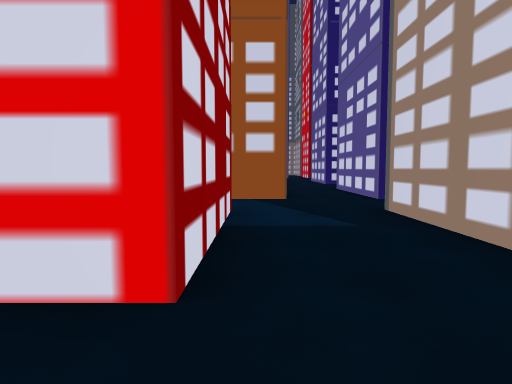
View 1 (above)

24 first-person views from a walk through a 3-D level made in the Unity game engine. The camera is 1.4 m above the floor, tilts 4° down and sees 75° across. The floor is counted in squares, 2 m on a side. Each view is taken from the middle of a square. On the plan, view 1 faces up. The plan holds only what a view shows up to about 10 squares ahead; the rest is blank. The place goes on beyond the plan. The player character is not drawn.

View 2
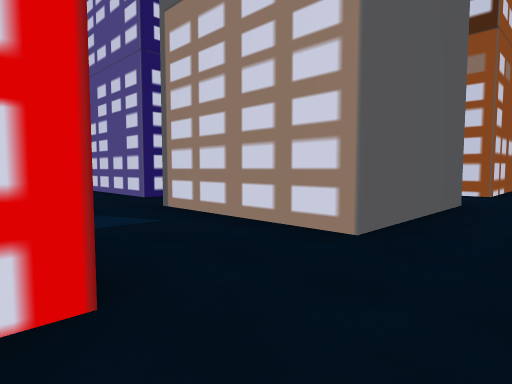

View 3
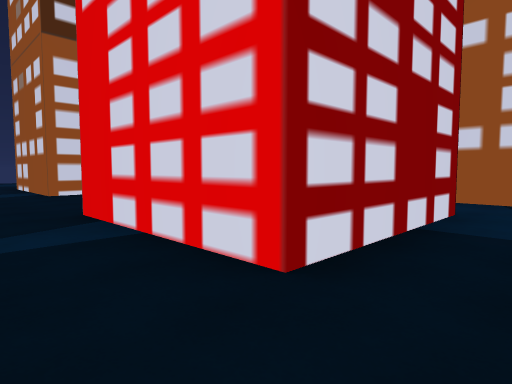

View 4
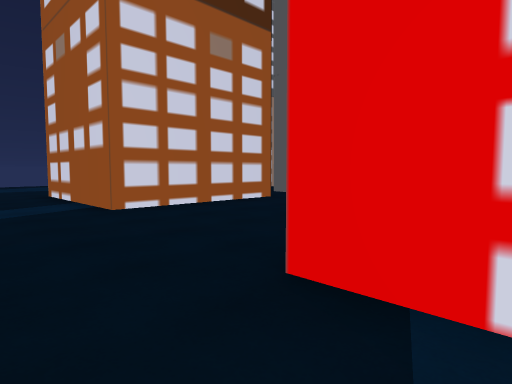

View 5
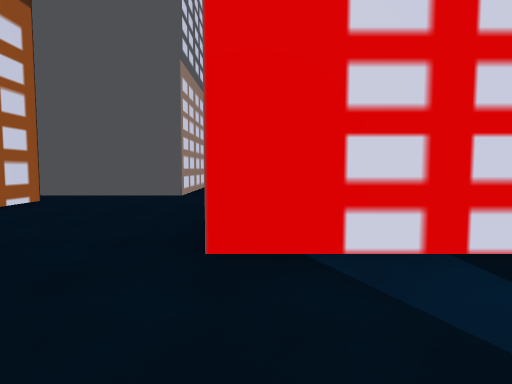

View 6
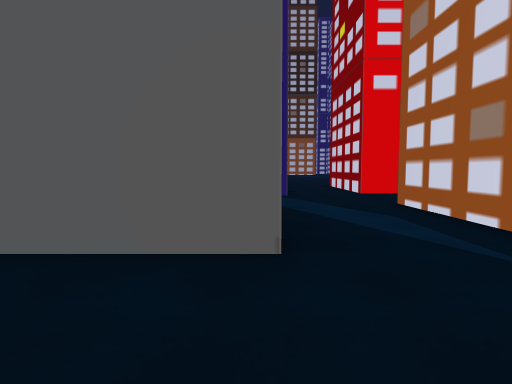

View 7
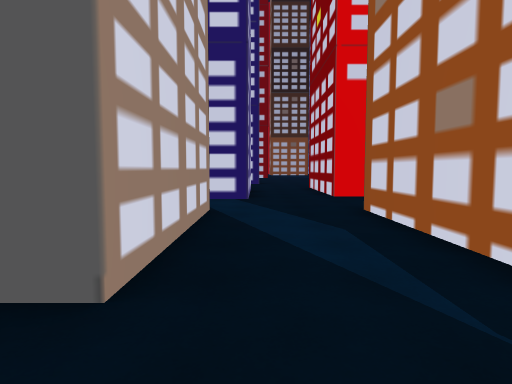

View 8
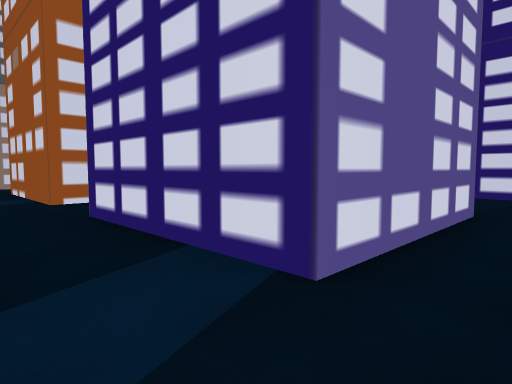

View 9
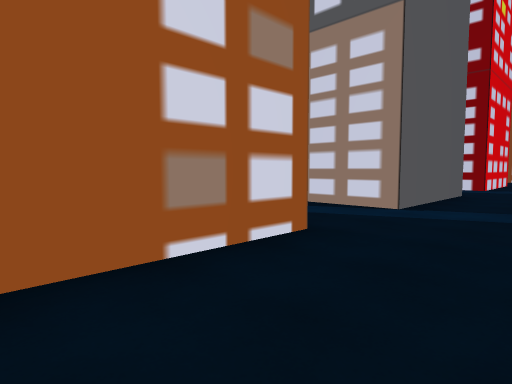

View 10
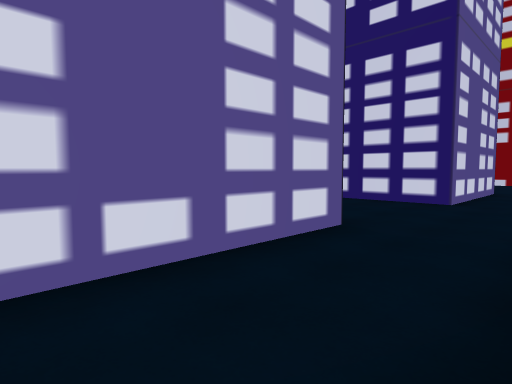

View 11
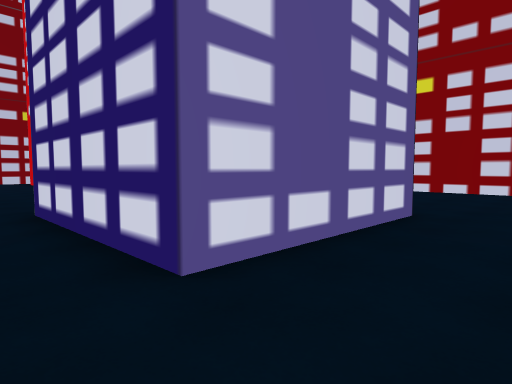

View 12
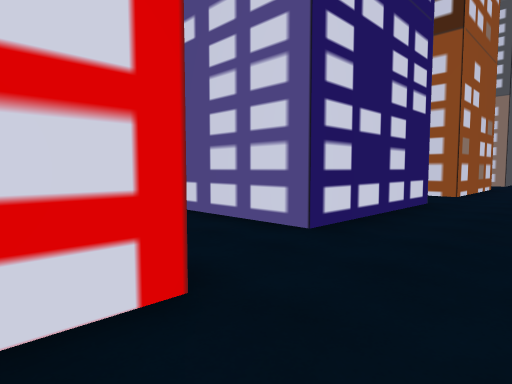

View 13
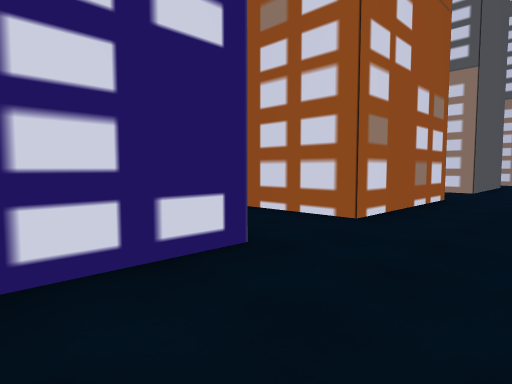

View 14
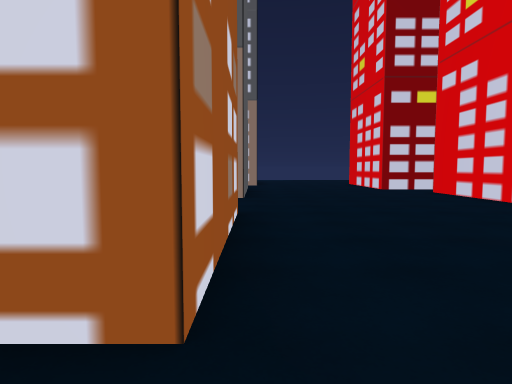

View 15
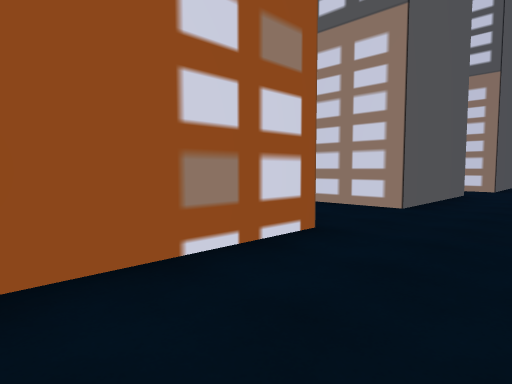

View 16
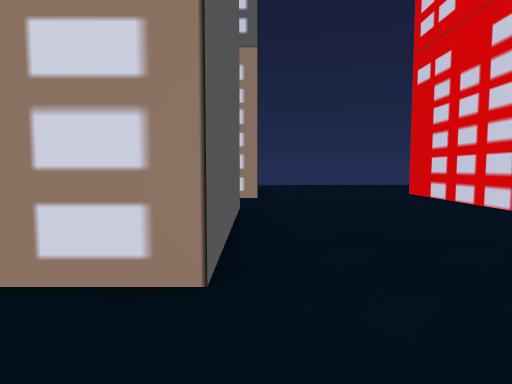

View 17
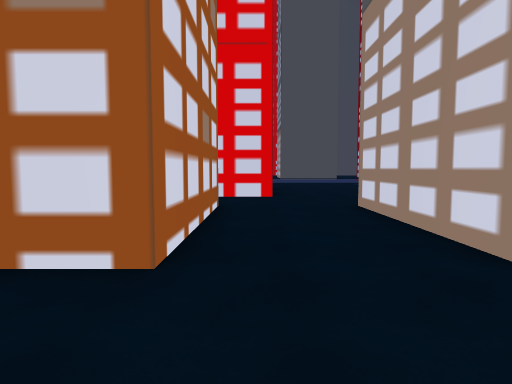

View 18
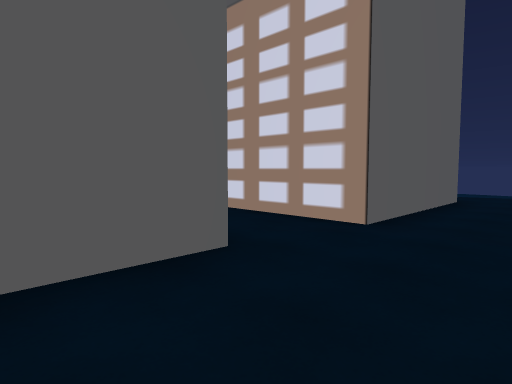

View 19
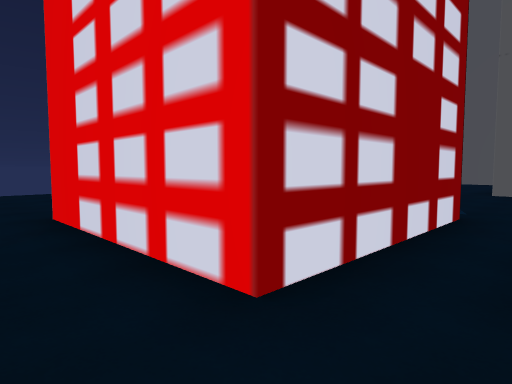

View 20
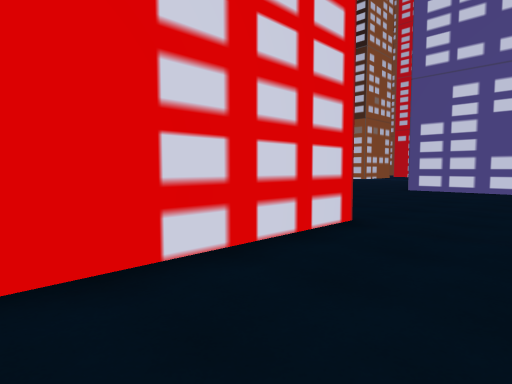

View 21
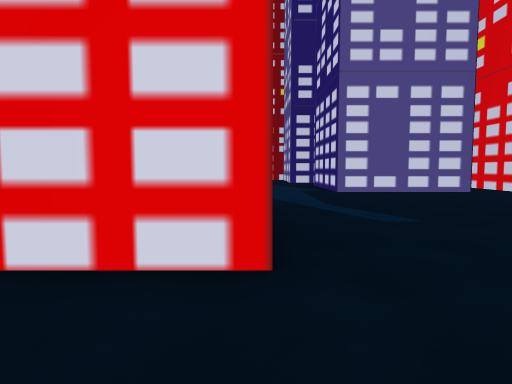

View 22
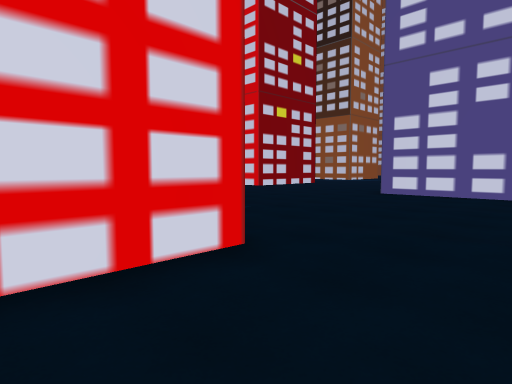

View 23
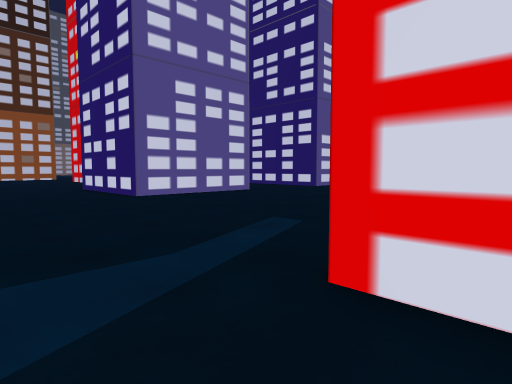

View 24
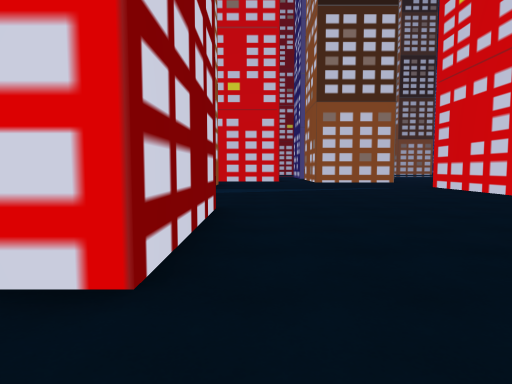

### Floor plan
Key: @ floor where view 1 was taken; . floor; B building.
Columns run from 18 left of view 1 to 12 right of it. Each row starts with its distance up from view 1.
 26         BB
 25         ..     ..BBBB.BBBBB....
 24         ..     ................
 23         ..   ..................
 22         ..   ..................
 21          .   BB................
 20          B     ................
 19          B     ......BBBBB.....
 18          BBBBBB......B   B.....
 17 .... BBBBB...........B   B.. BB
 16 .....................B   B..
 15     ..................BBBB..
 14     .........................
 13 ............................
 12 ..BBBBB....................BB
 11       B.BBBBB..BBBB..BBBBB.
 10       B.    B..B  B..B   B.B
  9       B     B..B  B..B   B.BB
  8         BBBBB..BBBB..BBBBB.....
  7          ......................
  6          B......  .............
  5          B....BB B..BBBBB..BBBB
  4          B....   B..B   B..B
  3          B....   B..B   B..B
  2      .BBBB....BBBB..BBBBB..BBB
  1      .......................
  0            .......@... ...
 -1               .         .

Where each view was taken, in squares from view 1:
view 1: 0 up, 0 right, facing up
view 2: 0 up, 1 left, facing up-right
view 3: 0 up, 1 right, facing up-left
view 4: 0 up, 3 left, facing up-left
view 5: 1 down, 4 left, facing up
view 6: 1 down, 6 right, facing up
view 7: 0 up, 7 right, facing up
view 8: 6 up, 8 right, facing up-left
view 9: 8 up, 12 right, facing down-left
view 10: 8 up, 9 right, facing up-left
view 11: 14 up, 9 right, facing up-left
view 12: 14 up, 10 right, facing down-left
view 13: 14 up, 5 right, facing down-left
view 14: 12 up, 2 right, facing left
view 15: 14 up, 0 right, facing down-left
view 16: 12 up, 4 left, facing left
view 17: 14 up, 4 left, facing down
view 18: 14 up, 8 left, facing down-left
view 19: 15 up, 8 left, facing up-left
view 20: 15 up, 8 left, facing up-right
view 21: 15 up, 4 left, facing up
view 22: 15 up, 6 left, facing up-right
view 23: 23 up, 5 left, facing down-right
view 24: 24 up, 2 right, facing right
